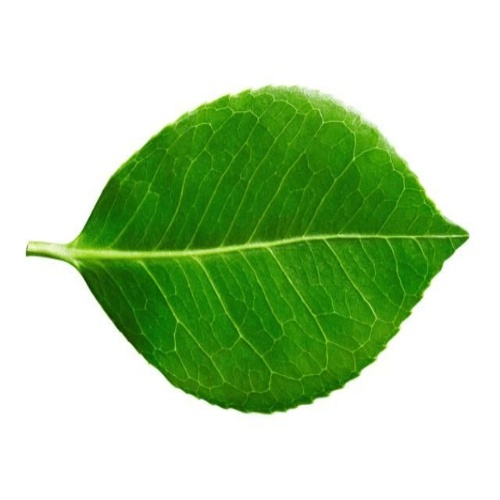
#> input picture paper.jpg, 500 x 500 px, given in place of test3.jpg, which was not available
$ python RectangleImgParsing.py paper.jpg
#> lines starting #> are read from the running program, lines starting #| are printed output that depends on the picture; after the words box and inside, x2 and y2 are one past the last pixel; in counts of white or black regions, pixels touching at a corner belong together; pictures that were not available may be replaced by others from this repository, and a replacement may not be noted
#!/usr/bin/env python

'''
This sample demonstrates Canny edge detection.

Usage:
edge.py [<video source>]

Trackbars control edge thresholds.

'''

# Python 2/3 compatibility
from __future__ import print_function

import cv2 as cv
import numpy as np

# relative module
import video

# built-in module
import sys


try:
    fn = sys.argv[1]
except:
    fn = 0

def nothing(*arg):
    pass


try:
    loc = input("File Location: ")
#> the answer given: buildings00.tif
except SyntaxError:
    loc = None
unitcalibrate = 0
summation = 0
totalContours = 0
img2 = cv.imread("images/test3.jpg")
#> img2 is the input picture: shape (500, 500, 3); mean B, G, R 169.6, 211.5, 182.8
gray = cv.cvtColor(img2, cv.COLOR_BGR2GRAY)
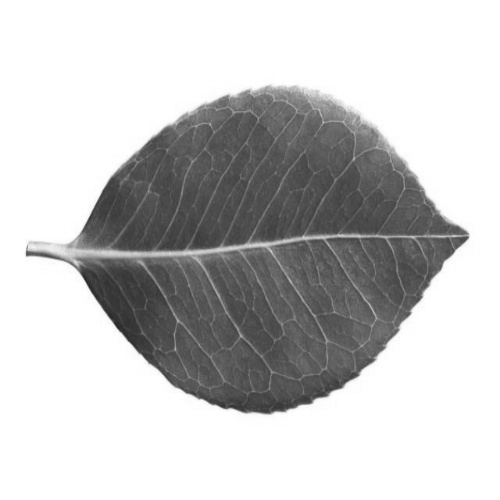
#> gray: shape (500, 500); min 35, max 255, mean 198.2
#edges = cv.Canny(img,200,500)
#gray = cv.cvtColor(img2,cv.COLOR_BGR2GRAY)
#gray = np.float32(gray)
edged = cv.Canny(gray, 200, 500)
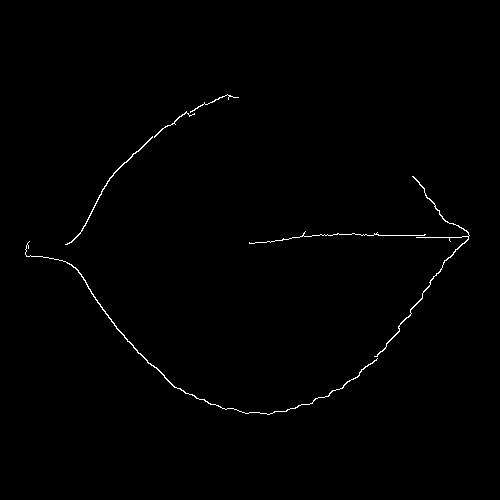
#> edged: shape (500, 500); 0.58% white in thin lines or dots, all inside (x1, y1, x2, y2) = (25, 94, 470, 415)
contours, hierarchy = cv.findContours(edged,
cv.RETR_EXTERNAL, cv.CHAIN_APPROX_SIMPLE)
#> contours = 6 contours, 2 with area under 20; largest, box (x1, y1, x2, y2) and area: (25, 241, 378, 415) 154, (374, 176, 470, 357) 120, (65, 136, 153, 245) 80, (154, 111, 195, 138) 24
font = cv.FONT_HERSHEY_SIMPLEX
maxSize = 0
vidWait = 0
maxIndex = 0
totalEdgeLen = 0
totalEdges = 0
val = len(contours)
#> val = 6
resizeCon = cv.resize(edged, (1260, 760))
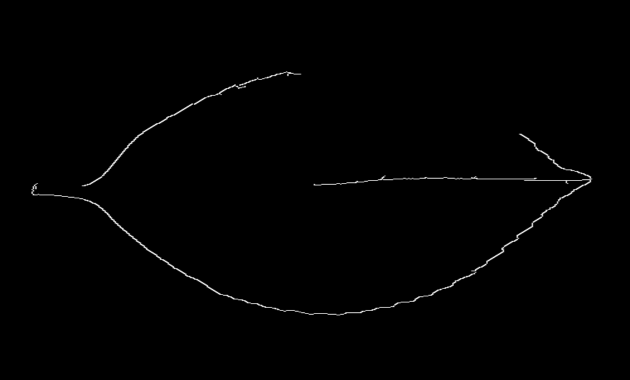
#> resizeCon: shape (760, 1260) (shown at 1/2 size); min 0, max 255, mean 1.5
cv.imshow("contours", resizeCon)
print("Contours: " + str(val))
#| Contours: 6
try:
#> (the run stopped early here; a loop or call above may not have finished)
